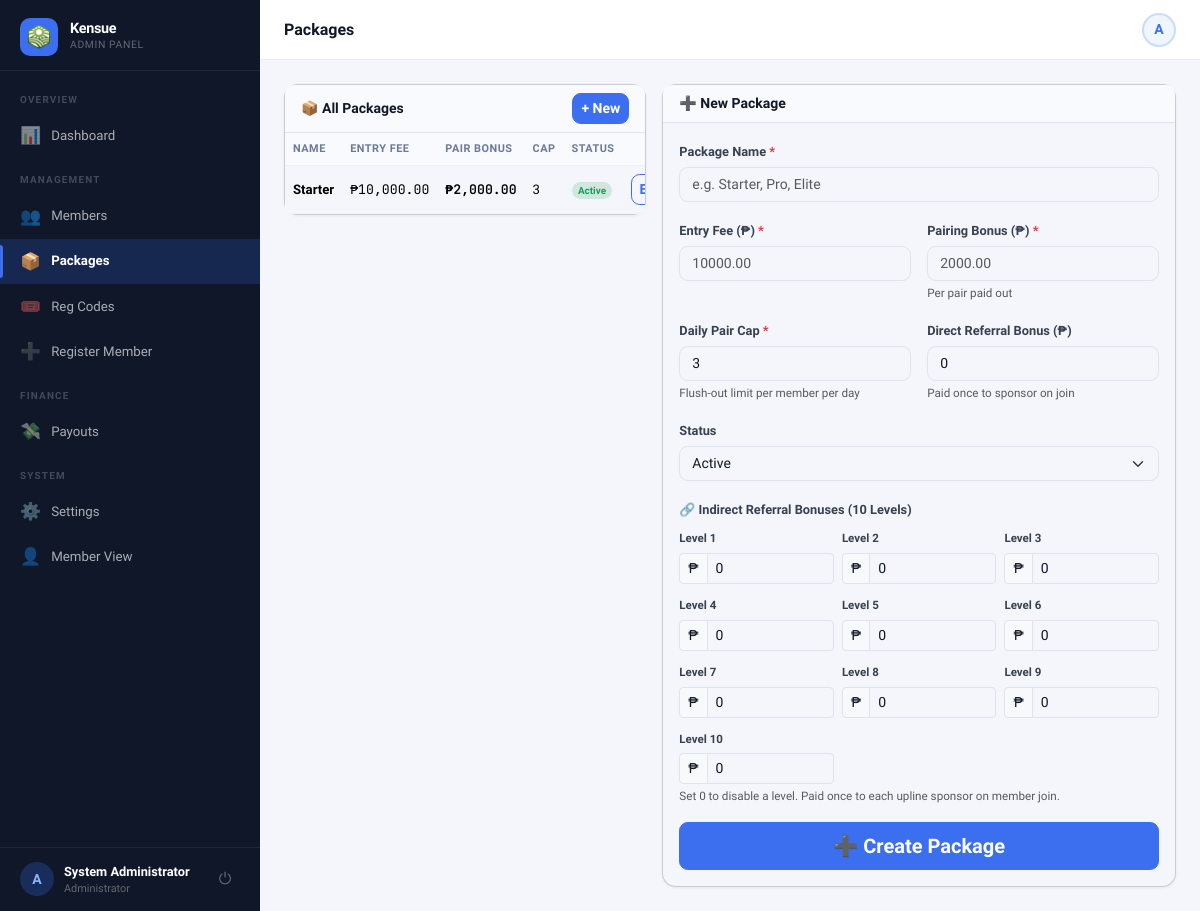
/?page=admin_packages (signed in), run on the app's committed database.
### tables this page shows
CREATE TABLE settings (
  key_name   VARCHAR(80) NOT NULL PRIMARY KEY,
  value      TEXT        NOT NULL,
  updated_at TIMESTAMP DEFAULT CURRENT_TIMESTAMP ON UPDATE CURRENT_TIMESTAMP
);

CREATE TABLE users (
  id                INT UNSIGNED AUTO_INCREMENT PRIMARY KEY,
  username          VARCHAR(40)  NOT NULL UNIQUE,
  password_hash     VARCHAR(255) NOT NULL,
  role              ENUM('member','admin') NOT NULL DEFAULT 'member',
  package_id        INT UNSIGNED NULL,
  reg_code_id       INT UNSIGNED NULL,

   
  sponsor_id        INT UNSIGNED NULL,
  binary_parent_id  INT UNSIGNED NULL,
  binary_position   ENUM('left','right') NULL,

   
  left_count        INT UNSIGNED NOT NULL DEFAULT 0,
  right_count       INT UNSIGNED NOT NULL DEFAULT 0,
  pairs_paid        INT UNSIGNED NOT NULL DEFAULT 0,
  pairs_flushed     INT UNSIGNED NOT NULL DEFAULT 0,
  pairs_paid_today  INT UNSIGNED NOT NULL DEFAULT 0,   

   
  full_name         VARCHAR(120) NULL,
  email             VARCHAR(120) NULL,
  mobile            VARCHAR(20)  NULL,
  gcash_number      VARCHAR(20)  NULL,
  address           TEXT         NULL,
  photo             VARCHAR(200) NULL,

  ewallet_balance   DECIMAL(14,2) NOT NULL DEFAULT 0.00,
  status            ENUM('active','suspended','pending') NOT NULL DEFAULT 'active',
  joined_at         TIMESTAMP DEFAULT CURRENT_TIMESTAMP,
  last_login        TIMESTAMP NULL,

  FOREIGN KEY (sponsor_id)       REFERENCES users(id) ON DELETE SET NULL,
  FOREIGN KEY (binary_parent_id) REFERENCES users(id) ON DELETE SET NULL,
  FOREIGN KEY (package_id)       REFERENCES packages(id) ON DELETE SET NULL
);

CREATE TABLE packages (
  id               INT UNSIGNED AUTO_INCREMENT PRIMARY KEY,
  name             VARCHAR(80)      NOT NULL,
  entry_fee        DECIMAL(12,2)    NOT NULL,
  pairing_bonus    DECIMAL(12,2)    NOT NULL,
  daily_pair_cap   TINYINT UNSIGNED NOT NULL DEFAULT 3,
  direct_ref_bonus DECIMAL(12,2)    NOT NULL DEFAULT 0.00,
  status           ENUM('active','inactive') NOT NULL DEFAULT 'active',
  created_at       TIMESTAMP DEFAULT CURRENT_TIMESTAMP
);

### controllers/AdminController.php (called while the page is built, shortened)
<?php
class AdminController
{
    public function packages(): void
    {
        Auth::guard('admin');
        $packages = Package::all();
        $editPkg  = null;
        require 'views/admin/packages.php';
    }
}

### index.php (called while the page is built, shortened)
<?php
require_once 'config/db.php';
require_once 'core/helpers.php';
require_once 'core/Auth.php';
spl_autoload_register(function (string $class): void {
    foreach (['models/', 'controllers/'] as $dir) {
        $file = $dir . $class . '.php';
        if (file_exists($file)) {
            return;
        }
    }
});
if (setting('maintenance_mode') === '1' && !Auth::isAdmin()) {
    $name = setting('site_name', APP_NAME);
    http_response_code(503);
    die("<!doctype html><html><head><meta charset='UTF-8'><title>Maintenance — {$name}</title>
    <style>body{font-family:system-ui;display:flex;align-items:center;justify-content:center;min-height:100vh;margin:0;background:#f4f6fb;}
    .box{text-align:center;padding:40px;max-width:400px;}h1{font-size:24px;}p{color:#6b7a99;}</style>
    </head><body><div class='box'><div style='font-size:50px;margin-bottom:16px;'>🔧</div>
    <h1>{$name}</h1><p>We're performing scheduled maintenance. We'll be back shortly.</p></div></body></html>");
}
$page = $_GET['page'] ?? 'login';
$route = $routes[$page] ?? null;
[$ctrlClass, $method, $role] = $route;
(new $ctrlClass())->$method();

### config/db.php (called while the page is built, shortened)
<?php
function db(): PDO
{
    static $pdo = null;
    if ($pdo === null) {
        $dsn = sprintf(
            'mysql:host=%s;port=%s;dbname=%s;charset=utf8mb4',
            DB_HOST,
            DB_PORT,
            DB_NAME
        );
        try {
            $pdo = new PDO($dsn, DB_USER, DB_PASS, [
                PDO::ATTR_ERRMODE            => PDO::ERRMODE_EXCEPTION,
                PDO::ATTR_DEFAULT_FETCH_MODE => PDO::FETCH_ASSOC,
                PDO::ATTR_EMULATE_PREPARES   => false,
                PDO::MYSQL_ATTR_FOUND_ROWS   => true,
            ]);
        } catch (PDOException $e) {
            if (APP_ENV === 'development') {
                die('<pre>Database connection failed: ' . $e->getMessage() . '</pre>');
            }
            die('Service temporarily unavailable. Please try again later.');
        }
    }
    return $pdo;
}

### core/helpers.php (called while the page is built, shortened)
<?php
function e(mixed $val): string
{
    return htmlspecialchars((string) $val, ENT_QUOTES | ENT_SUBSTITUTE, 'UTF-8');
}
function fmt_money(float $n, bool $showSign = false): string
{
    $formatted = '₱' . number_format(abs($n), 2);
    return $formatted;
}
function setting(string $key, string $default = ''): string
{
    static $cache = [];
    if (!array_key_exists($key, $cache)) {
        $st = db()->prepare('SELECT value FROM settings WHERE key_name = ?');
        $st->execute([$key]);
        $cache[$key] = $st->fetchColumn() ?: $default;
    }
    return $cache[$key];
}

### core/Auth.php (called while the page is built, shortened)
<?php
class Auth
{
    public static function check(): bool
    {
        return isset($_SESSION['user_id']) && (int)$_SESSION['user_id'] > 0;
    }
    public static function isAdmin(): bool
    {
        return self::check() && $_SESSION['user_role'] === 'admin';
    }
    public static function id(): int
    {
        return (int)($_SESSION['user_id'] ?? 0);
    }
    public static function user(): array
    {
        static $user = null;
        if ($user === null) {
            $st = db()->prepare(
                'SELECT u.*, p.name AS package_name, p.pairing_bonus, p.daily_pair_cap,
                        p.direct_ref_bonus,
                        sp.username AS sponsor_username,
                        bp.username AS binary_parent_username
                 FROM   users u
                 LEFT JOIN packages p  ON p.id  = u.package_id
                 LEFT JOIN users sp    ON sp.id = u.sponsor_id
                 LEFT JOIN users bp    ON bp.id = u.binary_parent_id
                 WHERE  u.id = ?'
            );
            $st->execute([self::id()]);
            $user = $st->fetch() ?: [];
        }
        return $user;
    }
    public static function guard(string $role = 'member'): void
    {
        $u = self::user();
    }
}

### models/Package.php (called while the page is built, shortened)
<?php
class Package
{
    public static function all(bool $activeOnly = false): array
    {
        $sql = 'SELECT * FROM packages';
        $sql .= ' ORDER BY entry_fee ASC';
        return db()->query($sql)->fetchAll();
    }
}

### views/admin/packages.php (the view, shortened to what this page needs)
<?php $pageTitle = 'Packages'; ?>
<?php require 'views/partials/head.php'; ?>
<?php require 'views/partials/sidebar_admin.php'; ?>
<div class="main-content">
  <?php require 'views/partials/topbar.php'; ?>
  <div class="page-content">
    <div class="row g-3">
      <div class="col-12 col-lg-5">
        <div class="card">
          <div class="card-header d-flex justify-content-between align-items-center">
            <span class="card-title">📦 All Packages</span>
            <a href="<?= APP_URL ?>/?page=admin_packages" class="btn btn-primary btn-sm">+ New</a>
          </div>
          <div class="table-responsive">
            <table class="table table-hover mb-0">
              <thead><tr><th>Name</th><th>Entry Fee</th><th>Pair Bonus</th><th>Cap</th><th>Status</th><th></th></tr></thead>
              <tbody>
              <?php if (empty($packages)): ?>
                <tr><td colspan="6" class="text-center py-4 text-muted">No packages yet.</td></tr>
              <?php else: foreach ($packages as $pkg): ?>
              <tr>
                <td class="fw-bold"><?= e($pkg['name']) ?></td>
                <td class="font-mono"><?= fmt_money($pkg['entry_fee']) ?></td>
                <td class="td-green font-mono"><?= fmt_money($pkg['pairing_bonus']) ?></td>
                <td class="td-muted"><?= $pkg['daily_pair_cap'] ?></td>
                <td><span class="badge <?= $pkg['status']==='active'?'bg-success-subtle text-success':'bg-secondary-subtle text-secondary' ?>"><?= ucfirst($pkg['status']) ?></span></td>
                <td><a href="<?= APP_URL ?>/?page=admin_packages&edit=<?= $pkg['id'] ?>" class="btn btn-sm btn-outline-primary">Edit</a></td>
              </tr>
              <?php endforeach; endif; ?>
              </tbody>
            </table>
          </div>
        </div>
      </div>
      <div class="col-12 col-lg-7">
        <div class="card">
          <div class="card-header d-flex justify-content-between align-items-center">
            <span class="card-title"><?= $editPkg ? '✏️ Edit Package' : '➕ New Package' ?></span>
          </div>
          <div class="card-body">
            <form method="POST" action="<?= APP_URL ?>/?page=admin_save_package">
              <div class="mb-3">
                <label class="form-label">Package Name <span class="text-danger">*</span></label>
                <input type="text" name="name" class="form-control" value="<?= e($editPkg['name']??'') ?>" placeholder="e.g. Starter, Pro, Elite" required>
              </div>
              <div class="row g-3 mb-3">
                <div class="col-md-6">
                  <label class="form-label">Entry Fee (₱) <span class="text-danger">*</span></label>
                  <input type="number" name="entry_fee" class="form-control" inputmode="decimal" min="0" step="0.01" value="<?= e($editPkg['entry_fee']??'') ?>" placeholder="10000.00" required>
                </div>
                <div class="col-md-6">
                  <label class="form-label">Pairing Bonus (₱) <span class="text-danger">*</span></label>
                  <input type="number" name="pairing_bonus" class="form-control" inputmode="decimal" min="0" step="0.01" value="<?= e($editPkg['pairing_bonus']??'') ?>" placeholder="2000.00" required>
                  <div class="form-text">Per pair paid out</div>
                </div>
              </div>
              <div class="row g-3 mb-3">
                <div class="col-md-6">
                  <label class="form-label">Daily Pair Cap <span class="text-danger">*</span></label>
                  <input type="number" name="daily_pair_cap" class="form-control" inputmode="numeric" min="1" max="100" value="<?= e($editPkg['daily_pair_cap']??3) ?>" required>
                  <div class="form-text">Flush-out limit per member per day</div>
                </div>
                <div class="col-md-6">
                  <label class="form-label">Direct Referral Bonus (₱)</label>
                  <input type="number" name="direct_ref_bonus" class="form-control" inputmode="decimal" min="0" step="0.01" value="<?= e($editPkg['direct_ref_bonus']??0) ?>" placeholder="500.00">
                  <div class="form-text">Paid once to sponsor on join</div>
                </div>
              </div>
              <div class="mb-3">
                <label class="form-label">Status</label>
                <select name="status" class="form-select">
                  <option value="active"   <?= ($editPkg['status']??'active')==='active'  ?'selected':'' ?>>Active</option>
                </select>
              </div>
              <div class="mb-3">
                <label class="form-label fw-bold">🔗 Indirect Referral Bonuses (10 Levels)</label>
                <div class="row g-2">
                  <?php $lvls = $editPkg['indirect_levels'] ?? [];
                  for ($lvl = 1; $lvl <= 10; $lvl++): ?>
                  <div class="col-6 col-md-4 col-lg-6 col-xl-4">
                    <label class="form-label" style="font-size:.72rem;">Level <?= $lvl ?></label>
                    <div class="input-group input-group-sm">
                      <span class="input-group-text">₱</span>
                      <input type="number" name="indirect_<?= $lvl ?>" class="form-control" inputmode="decimal" min="0" step="0.01" value="<?= e($lvls[$lvl]??0) ?>" placeholder="0.00">
                    </div>
                  </div>
                  <?php endfor; ?>
                </div>
                <div class="form-text mt-1">Set 0 to disable a level. Paid once to each upline sponsor on member join.</div>
              </div>
              <button type="submit" class="btn btn-primary w-100 btn-lg">
                <?= $editPkg ? '💾 Update Package' : '➕ Create Package' ?>
              </button>
            </form>
          </div>
        </div>
      </div>
    </div>
  </div>
</div>
<?php require 'views/partials/footer.php'; ?>

### views/partials/sidebar_admin.php (shortened to what this page needs)
<?php
$cp = current_page();
$user = Auth::user();
$initial = strtoupper(substr($user['username'] ?? 'A', 0, 1));
$pendingPayouts = (int)db()->query("SELECT COUNT(*) FROM payout_requests WHERE status='pending'")->fetchColumn();
$pendingMembers = (int)db()->query("SELECT COUNT(*) FROM users WHERE role='member' AND status='pending'")->fetchColumn();
function renderAdminNav($cp, $user, $initial, $pendingPayouts, $pendingMembers) { ?>
  <div class="sidebar-brand">
    <div class="brand-icon">
      <img src="<?= APP_URL ?>/assets/img/logo.png" alt="Logo">
    </div>
    <div>
      <div class="brand-name"><?= e(setting('site_name', APP_NAME)) ?></div>
      <div class="brand-sub">Admin Panel</div>
    </div>
  </div>
  <nav class="sidebar-nav">
    <div class="nav-section-label">Overview</div>
    <a href="<?= APP_URL ?>/?page=admin" class="nav-item-link <?= $cp==='admin'?'active':'' ?>">
      <span class="nav-icon">📊</span> Dashboard
    </a>
    <div class="nav-section-label">Management</div>
    <a href="<?= APP_URL ?>/?page=admin_users" class="nav-item-link <?= in_array($cp,['admin_users','admin_user_view'])?'active':'' ?>">
      <span class="nav-icon">👥</span> Members
    </a>
    <a href="<?= APP_URL ?>/?page=admin_packages" class="nav-item-link <?= $cp==='admin_packages'?'active':'' ?>">
      <span class="nav-icon">📦</span> Packages
    </a>
    <a href="<?= APP_URL ?>/?page=admin_codes" class="nav-item-link <?= $cp==='admin_codes'?'active':'' ?>">
      <span class="nav-icon">🎟️</span> Reg Codes
    </a>
    <a href="<?= APP_URL ?>/?page=register" class="nav-item-link <?= $cp==='register'?'active':'' ?>">
      <span class="nav-icon">➕</span> Register Member
    </a>
    <div class="nav-section-label">Finance</div>
    <a href="<?= APP_URL ?>/?page=admin_payouts" class="nav-item-link <?= $cp==='admin_payouts'?'active':'' ?>">
      <span class="nav-icon">💸</span> Payouts
    </a>
    <div class="nav-section-label">System</div>
    <a href="<?= APP_URL ?>/?page=admin_settings" class="nav-item-link <?= $cp==='admin_settings'?'active':'' ?>">
      <span class="nav-icon">⚙️</span> Settings
    </a>
    <a href="<?= APP_URL ?>/?page=dashboard" class="nav-item-link">
      <span class="nav-icon">👤</span> Member View
    </a>
  </nav>
  <div class="sidebar-footer">
    <div class="sidebar-user">
      <div class="user-avatar" style="background:rgba(59,111,240,.25);color:#8fb4ff;">
        <?= $initial ?>
      </div>
      <div class="user-info">
        <div class="user-name"><?= e($user['full_name'] ?: $user['username']) ?></div>
        <div class="user-role">Administrator</div>
      </div>
      <a href="<?= APP_URL ?>/?page=logout" class="sidebar-logout" title="Log out">⏻</a>
    </div>
  </div>
<?php } ?>
<div class="sidebar d-none d-lg-flex flex-column">
  <?php renderAdminNav($cp, $user, $initial, $pendingPayouts, $pendingMembers); ?>
</div>

### views/partials/topbar.php (shortened to what this page needs)
<?php
if (isset($_GET['page']) && $_GET['page'] === 'admin_user_view' && !empty($_GET['id']) && Auth::isAdmin()) {
  $user = getUserById((int)$_GET['id']);
  if (!$user) {
    flash('error', 'User not found.');
    redirect('/?page=admin_users');
  }
} else {
  $user = Auth::user();
}
$initials      = strtoupper(substr($user['username'] ?? 'U', 0, 1));
?>
<div class="topbar-wrapper no-print">
  <div class="topbar-title"><?= e($pageTitle ?? 'Dashboard') ?></div>
  <div class="d-flex align-items-center gap-2">
    <a href="<?= APP_URL ?>/?page=<?= Auth::isAdmin() ? 'admin' : 'profile' ?>"
      class="topbar-avatar" title="<?= e($user['username'] ?? '') ?>">
      <?php if (!empty($user['photo'])): ?>
        <img src="<?= APP_URL ?>/uploads/<?= e($user['photo']) ?>" alt="">
      <?php else: ?>
        <?= $initials ?>
      <?php endif; ?>
    </a>
  </div>
</div>

### data on the page
settings: value "Kensue"
users: username "A", full_name "System Administrator"
packages: name "Starter", entry_fee "₱10,000.00", pairing_bonus "₱2,000.00", daily_pair_cap "3", status "Active"

### other printed values
$pageTitle "Packages"
